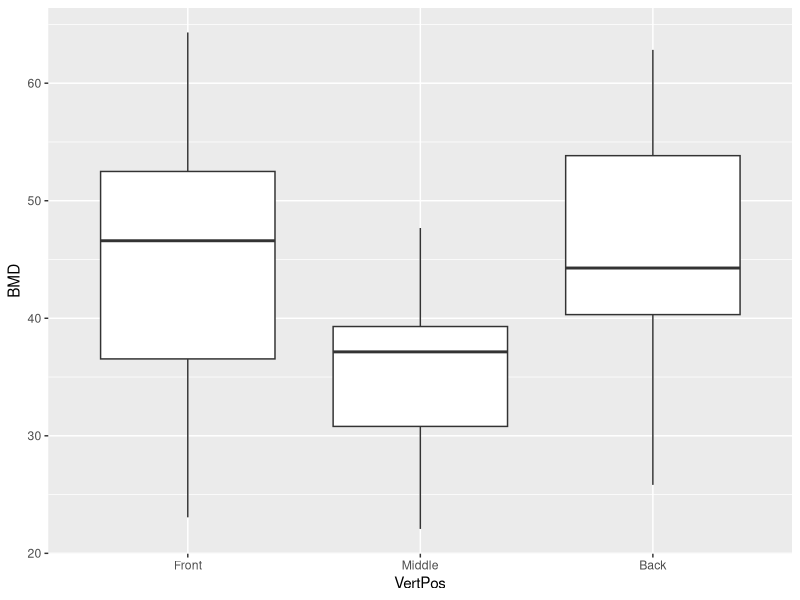
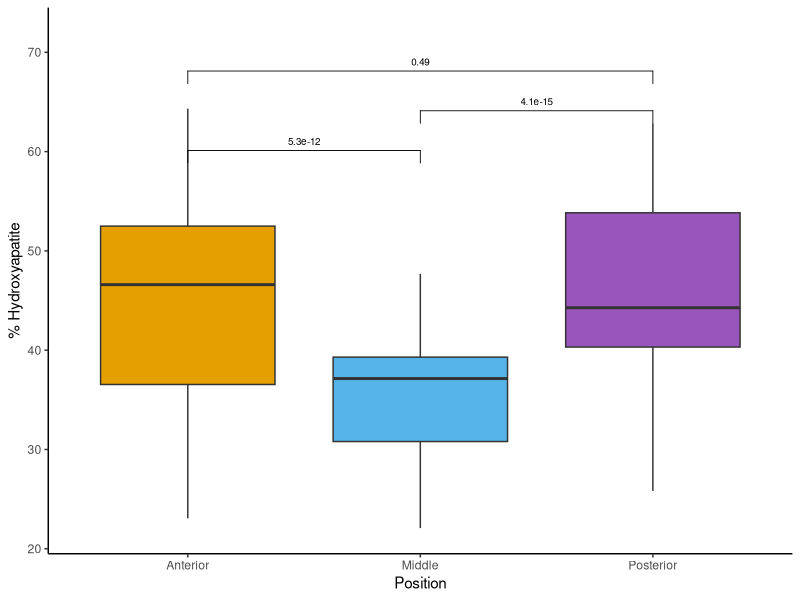
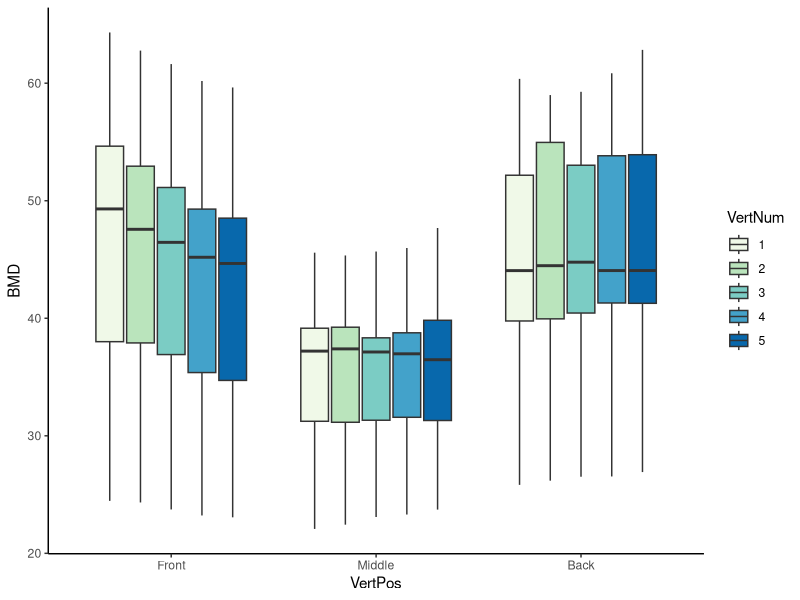
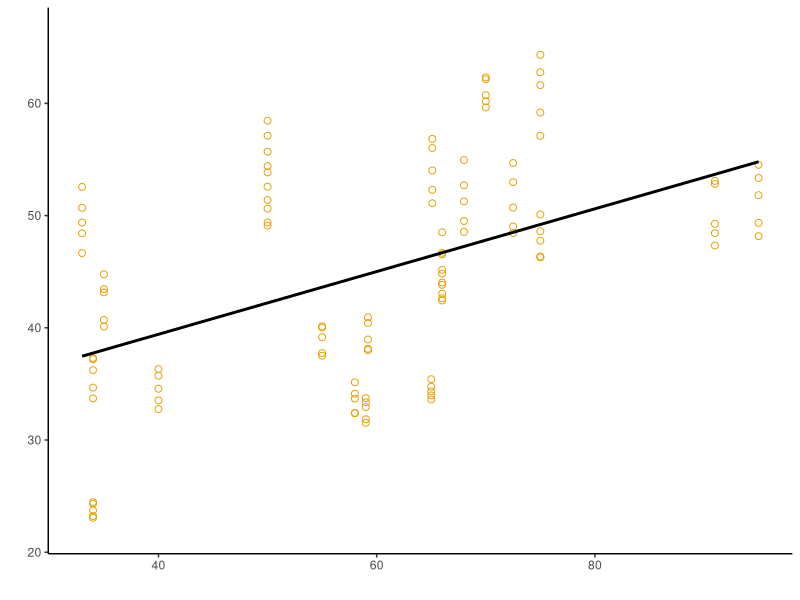
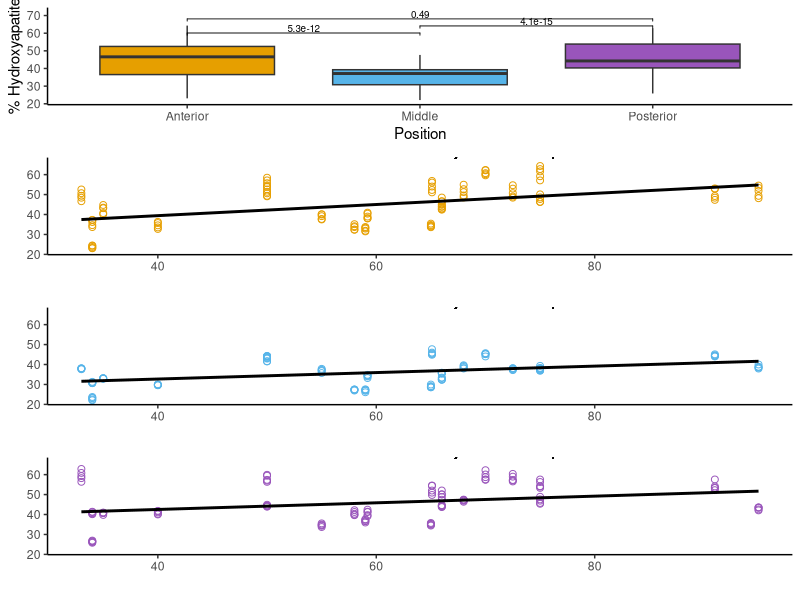
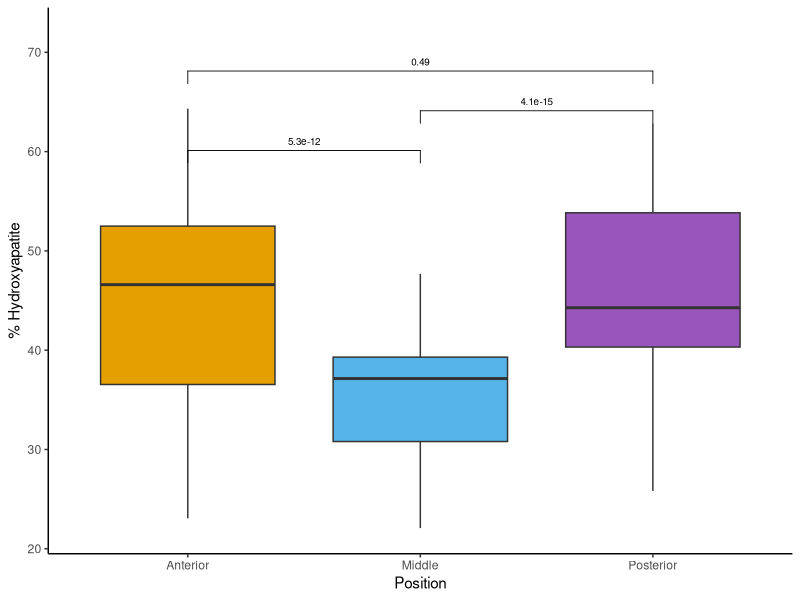
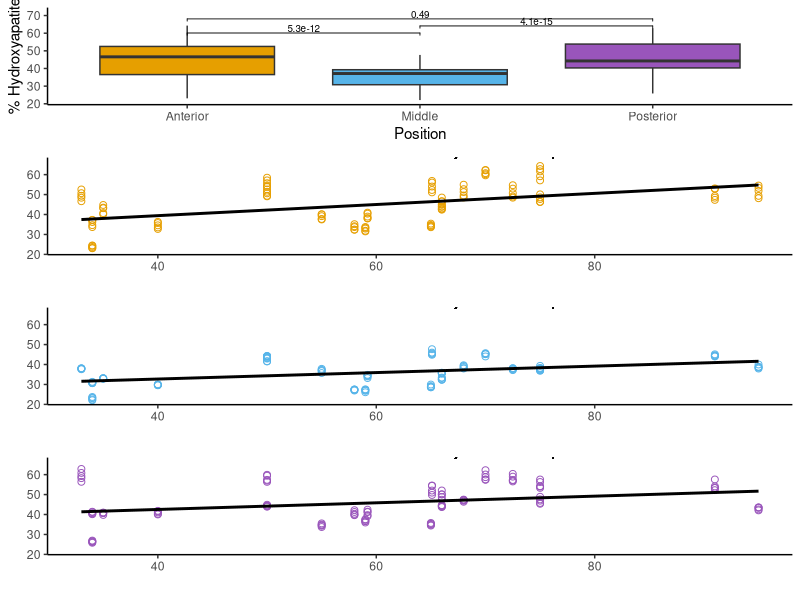

These figures' R source, in order:
## ---- chunk 1
library(readxl)
library(ggplot2)
library(stringr)
library(dplyr)
library(RColorBrewer)
library(cowplot)
library(ggpubr)
## ---- chunk 2
# lines of code that start with a # are comments. That means they are notes that
# wont actually run. It's to help you remember what each line of code does

# This reads in the data
BMDData <- read_excel("BMDEstimation.xlsx", skip = 1)

# This removes rows with missing data
BMDData <- na.omit(BMDData)

# This breaks your Vert column up by Position and number
verts = as.data.frame(str_split_fixed(BMDData$Vert, ' ', 2))
BMDData$VertPos = verts$V1
BMDData$VertNum = verts$V2

# This puts the data in "front-middle-back" order instead of alphabetical order
BMDData <- mutate(BMDData, VertPos = factor(VertPos, levels=c("Front", "Middle", "Back")))

BMDData <- mutate(BMDData, Vert = factor(Vert, levels=c("Front 1","Front 2","Front 3","Front 4","Front 5", "Middle 1","Middle 2","Middle 3","Middle 4","Middle 5","Back 1","Back 2","Back 3","Back 4","Back 5")))
## ---- chunk 3
ggplot(data = BMDData, aes(x = VertPos, y = BMD))+ #ggplot line
  geom_boxplot() #geometry line
  
# Boxplot by position
my_comparisons <- list( c("Front", "Middle"), c("Middle", "Back"), c("Front", "Back") )

bmdbox <- ggplot(data = BMDData, aes(x = VertPos, y = BMD, fill = VertPos))+
  geom_boxplot()+ 
  scale_fill_manual(values = c("#E69F00", "#56B4E9", "#9955BB"))+ # this adds a color palette
  scale_x_discrete(labels = c("Front" = "Anterior", "Middle", "Back"= "Posterior"))+ # this sets your categorical labels on the x axis
  xlab("Position")+ # this sets the general x axis label
  ylab("% Hydroxyapatite")+ # this sets the y axis label
  ylim(22,72)+ # this sets the limits of the y axis
  theme_classic()+ # classic theme
  theme(legend.position="none")+ 
  stat_compare_means(comparisons = my_comparisons, label.y = c(58, 62, 66), color = "black", size = 2.5) # statistics to compare means
show(bmdbox)
ggsave("BMDBox.png", height = 4, width = 4, units = "in") # saves png to your computer in the same folder as this R script


#Boxplot by position and number
ggplot(data = BMDData, aes(x = VertPos, y = BMD, fill = VertNum))+
  geom_boxplot()+
  theme_classic()+
  scale_fill_brewer(palette = "GnBu")

## ---- chunk 4
# This creates a linear equation for your data 
lm_eqn <- function(y,x){
    m <- lm(y ~ x);
    eq <- substitute(italic(y) == a + b %.% italic(x)*","~~italic(r)^2~"="~r2, 
         list(a = format(unname(coef(m)[1]), digits = 2),
              b = format(unname(coef(m)[2]), digits = 2),
             r2 = format(summary(m)$r.squared, digits = 3)))
    as.character(as.expression(eq));
}
## ---- chunk 5
# This creates data subsets by position
Front <- filter(BMDData, VertPos == "Front")
Middle <- filter(BMDData, VertPos == "Middle")
Back <- filter(BMDData, VertPos == "Back")

frontModel = lm(BMD ~ Length, data = Front)
anova(frontModel)

middleModel = lm(BMD ~ Length, data = Middle)
anova(middleModel)

backModel = lm(BMD ~ Length, data = Back)
anova(backModel)

print(lm_eqn(Front$BMD, Front$Length))

# this creates 3 scatter plots (p1, p2, p3) one for each position
p1 <- ggplot(data = Front, aes(x = Length, y = BMD))+
  geom_point(color = "#E69F00", shape=1, size = 2)+ # this sets the color, shape, and size of points
  ylim(min(BMDData$BMD), max(BMDData$BMD)+2)+ # this sets the upper and lower limit of the y-axis
  xlab("")+
  ylab("")+ # this labels your y-axis
  geom_smooth(method = "lm", se = FALSE, color = "black")+ #this adds a trendline
  theme_classic()+ #this adds the classic theme
  geom_text(size = 3.5, x = 75, y = 72, label = lm_eqn(Front$BMD, Front$Length), parse = TRUE, color = "black") # this adds your equation to the plot 
show(p1)

p2 <- ggplot(data = Middle, aes(x = Length, y = BMD))+
  geom_point(color = "#56B4E9", shape=1, size = 2)+
  theme_classic()+
  ylim(min(BMDData$BMD), max(BMDData$BMD)+2)+
  xlab("")+
  ylab("")+
  geom_smooth(method = "lm", se = FALSE, color = "black")+
  geom_text(size = 3.5, x = 75, y = 72, label = lm_eqn(Middle$BMD, Middle$Length), parse = TRUE, color = "black")
  

p3 <- ggplot(data = Back, aes(x = Length, y = BMD))+
  geom_point(color = "#9955BB", shape=1, size = 2)+
  theme_classic()+
  ylim(min(BMDData$BMD), max(BMDData$BMD)+2)+
  xlab("")+
  ylab("")+
  geom_smooth(method = "lm", se = FALSE, color = "black")+
  geom_text(size= 3.5, x = 75, y = 72, label = lm_eqn(Back$BMD, Back$Length), parse = TRUE, color = "black")
 

# the plot_grid function allows you to put a bunch of plots together
plot_grid(bmdbox,p1,p2,p3, nrow = 4)
ggsave("BMDScatterBox.png", height = 12, width = 3, units = "in")

## ---- chunk 6
# Does position and length predict BMD?
boneModel <- lm(BMD ~ VertPos + Length, data = BMDData)
anova(boneModel)

#Which positions are different from each-other
lengthModel1 <- pairwise.t.test(BMDData$BMD, BMDData$VertPos, p.adj = "bonf")
lengthModel1

boneModelAnt <- lm(BMD ~ Length, data = Front)
anova(boneModelAnt)

boneModelMid <- lm(BMD ~ Length, data = Middle)
anova(boneModelMid)

boneModelPos <- lm(BMD ~ Length, data = Back)
anova(boneModelPos)
